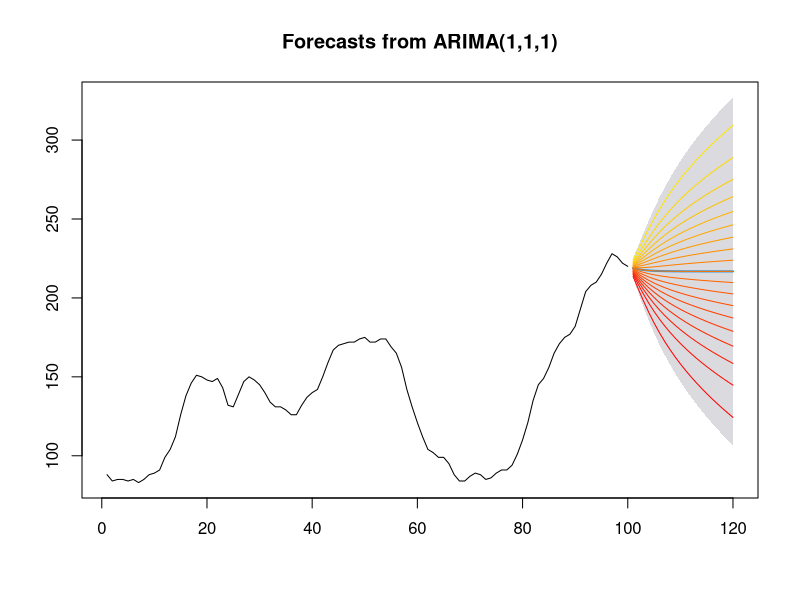

Write R code to recreate this figure. (Note: this script raises an error after producing the figure.)
library(forecast)
# Normal distribution
fit <- auto.arima(WWWusage)
fc <- forecast(fit, h = 20, level = 95)
qf <- matrix(0, nrow = 19, ncol = 20)
m <- fc$mean
s <- (fc$upper - fc$lower) / 1.96 / 2
for (h in 1:20) {
  qf[, h] <- qnorm(seq(0.05, .95, .05), m[h], s[h])
}

plot(fc)
matlines(101:120, t(qf), col = rainbow(120), lty = 1)

# poisson
qf <- matrix(0, nrow = 19, ncol = 20)
m <- fc$mean # mean should be the point forecast generate from a forecasting model sy=uch as poinsson regression , tscount , etc
for (h in 1:20) {
  qf[, h] <- qpois(seq(0.05, .95, .05), m[h])
}

# for poisson
lower <- qpois(0.025, lambda = ytilde)
upper <- qpois(0.975, lambda = ytilde)
